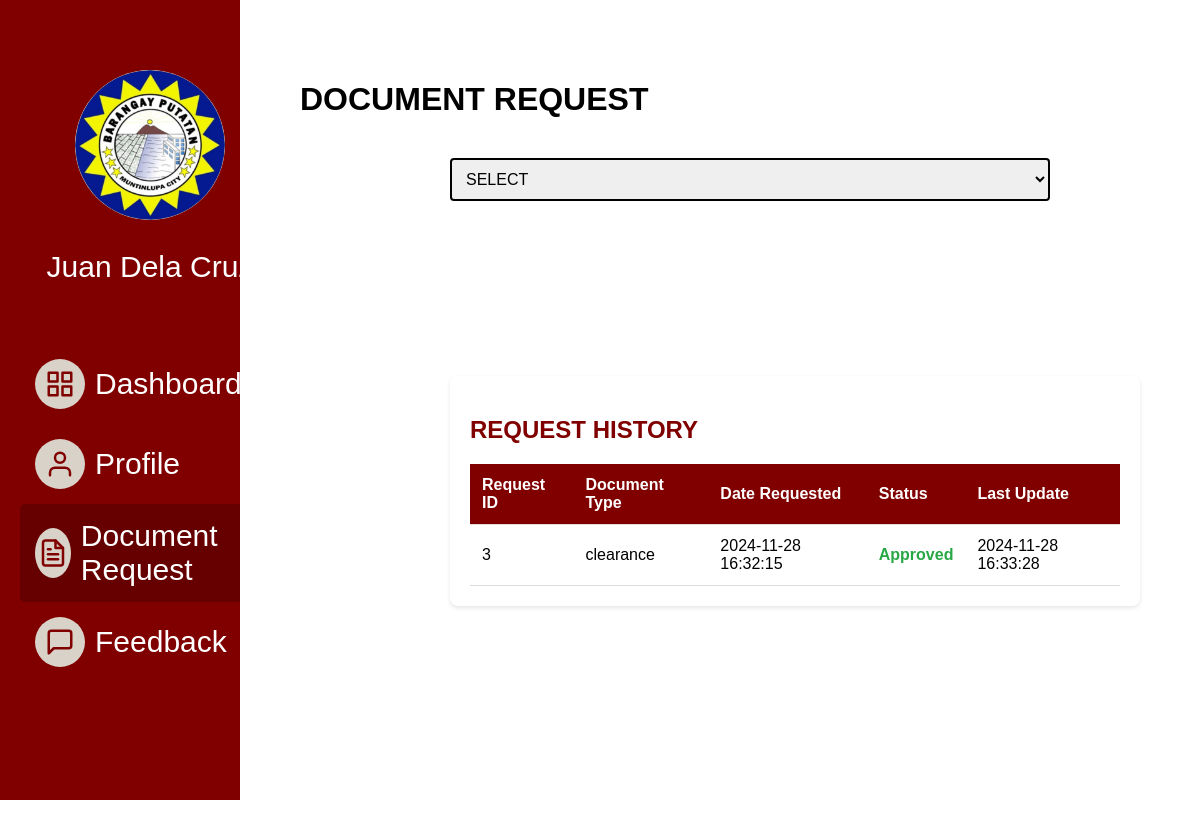
The app's page /pages/user/user-doc-request.php (signed in) with its own data.
### tables this page shows
CREATE TABLE `users` (
  `UserID` int(11) NOT NULL,
  `FirstName` varchar(100) NOT NULL,
  `LastName` varchar(100) NOT NULL,
  `Email` varchar(100) NOT NULL,
  `UserName` varchar(50) NOT NULL,
  `Password` varchar(255) NOT NULL,
  `Role` enum('user','admin') NOT NULL DEFAULT 'user',
  `ProfilePic` blob DEFAULT NULL,
  `Created_At` timestamp NOT NULL DEFAULT current_timestamp()
);

CREATE TABLE `document_requests` (
  `RequestID` int(11) NOT NULL,
  `Document_Type` enum('residency','clearance','indigency') NOT NULL,
  `First_Name` varchar(255) NOT NULL,
  `Middle_Name` varchar(255) DEFAULT NULL,
  `Last_Name` varchar(255) NOT NULL,
  `Age` int(11) NOT NULL,
  `Nationality` varchar(255) NOT NULL,
  `Address` text NOT NULL,
  `Status` enum('Pending','Approved','Rejected') NOT NULL DEFAULT 'Pending',
  `Date_Requested` timestamp NOT NULL DEFAULT current_timestamp(),
  `Last_Updated` timestamp NOT NULL DEFAULT current_timestamp() ON UPDATE current_timestamp(),
  `ResidentID` int(11) NOT NULL,
  `Updated_By` int(11) DEFAULT NULL
);

### pages/user/user-doc-request.php (the view, shortened to what this page needs)
<?php
include('../../db/db-connect.php');
$username = $_SESSION['username'];
$query = "SELECT * FROM users WHERE UserName = :username";
$stmt = $pdo->prepare($query);
$stmt->bindParam(':username', $username, PDO::PARAM_STR);
$stmt->execute();
$user = $stmt->fetch(PDO::FETCH_ASSOC);
$requestQuery = "
    SELECT
        dr.RequestID,
        dr.Document_Type,
        dr.Status,
        dr.Date_Requested,
        dr.Last_Updated,
        CONCAT(dr.First_Name, ' ', COALESCE(dr.Middle_Name, ''), ' ', dr.Last_Name) as FullName,
        r.Status as ResidentStatus
    FROM document_requests dr
    JOIN residents r ON dr.ResidentID = r.ResidentID
    JOIN users u ON r.UserID = u.UserID
    WHERE u.UserName = :username
    ORDER BY dr.Date_Requested DESC
";
$stmt = $pdo->prepare($requestQuery);
$stmt->bindParam(':username', $_SESSION['username'], PDO::PARAM_STR);
$stmt->execute();
$requests = $stmt->fetchAll(PDO::FETCH_ASSOC);
?>
<!DOCTYPE html>
<html lang="en">
<head>
</head>
<body>
    <div class="container">
        <div class="sidebar">
            <div class="user-section">
                <img class="logo" src="../../img/logo.png" alt="">
                <p class="user-name"><?php echo htmlspecialchars($user['FirstName'] . ' ' . $user['LastName']); ?></p>
            </div>
            <ul class="menu">
                <a href="user-dashboard.php">
                    <li>
                        <span class="icon">
                        </span>
                        Dashboard
                    </li>
                </a>
                <a href="user-profile.php">
                    <li>
                        <span class="icon">
                            <svg xmlns="http://www.w3.org/2000/svg" viewBox="0 0 24 24" fill="none"
                                stroke="currentColor" stroke-width="2" stroke-linecap="round" stroke-linejoin="round">
                                <path d="M20 21v-2a4 4 0 0 0-4-4H8a4 4 0 0 0-4 4v2"></path>
                                <circle cx="12" cy="7" r="4"></circle>
                            </svg>
                        </span>
                        Profile
                    </li>
                </a>
                <a href="#">
                    <li class="menu-item active">
                        <span class="icon">
                        </span>
                        Document Request
                    </li>
                </a>
                <a href="user-feedback.php">
                    <li>
                        <span class="icon">
                            <svg xmlns="http://www.w3.org/2000/svg" viewBox="0 0 24 24" fill="none"
                                stroke="currentColor" stroke-width="2" stroke-linecap="round" stroke-linejoin="round">
                                <path d="M21 15a2 2 0 0 1-2 2H7l-4 4V5a2 2 0 0 1 2-2h14a2 2 0 0 1 2 2z"></path>
                            </svg>
                        </span>
                        Feedback
                    </li>
                </a>
                <br><br><br><br><br><br><br><br>
            </ul>
        </div>
        <div class="document-content">
            <h1>DOCUMENT REQUEST</h1>
            <form method="POST" class="document-form">
                <div class="form-group">
                    <select name="document-type" id="documentType" onchange="showForm()">
                        <option value="">SELECT</option>
                    </select>
                </div>
            </form>
            <div class="history-section">
                <h2>REQUEST HISTORY</h2>
                <table class="history-table">
                    <thead>
                        <tr>
                            <th>Request ID</th>
                            <th>Document Type</th>
                            <th>Date Requested</th>
                            <th>Status</th>
                            <th>Last Update</th>
                        </tr>
                    </thead>
                    <tbody>
                        <?php if ($requests): ?>
                            <?php foreach ($requests as $request): ?>
                                <tr>
                                    <td><?= htmlspecialchars($request['RequestID']) ?></td>
                                    <td><?= htmlspecialchars($request['Document_Type']) ?></td>
                                    <td><?= htmlspecialchars($request['Date_Requested']) ?></td>
                                    <td class="status-<?= strtolower($request['Status']) ?>">
                                        <?= htmlspecialchars($request['Status']) ?>
                                    </td>
                                    <td><?= htmlspecialchars($request['Last_Updated']) ?></td>
                                </tr>
                            <?php endforeach; ?>
                        <?php else: ?>
                            <tr>
                                <td colspan="5">No requests found.</td>
                            </tr>
                        <?php endif; ?>
                    </tbody>
                </table>
            </div>
        </div>
    </div>
</body>
</html>

### pages/user/user-doc-request.php (style rules this page uses)
body { margin: 0; font-family: Arial, sans-serif; background-color: white; min-height: 100vh; }
.container { display: flex; min-height: 100vh; position: relative; }
.sidebar { width: 20%; min-width: 300px; background-color: #800000; color: white; display: flex; flex-direction: column; padding: 20px; height: 100vh; position: fixed; overflow-y: auto; box-sizing: border-box; }
.user-section { margin-top: 50px; text-align: center; margin-bottom: 30px; }
.logo { width: 150px; height: 150px; background-color: #d9d2c9; border-radius: 50%; margin: 0 auto; display: flex; align-items: center; justify-content: center; font-weight: bold; color: black; }
.user-name { margin-top: 30px; font-size: 30px; }
.menu { list-style: none; padding: 0; margin: 0; }
.menu li { display: flex; align-items: center; padding: 15px; font-size: 30px; cursor: pointer; border-radius: 5px; }
.menu a { text-decoration: none; color: white; }
.menu-item.active { background-color: #660000; }
.icon { width: 50px; height: 50px; background-color: #d9d2c9; border-radius: 50%; margin-right: 10px; display: flex; align-items: center; justify-content: center; color: #800000; }
.icon svg { width: 30px; height: 30px; }
.document-content { flex-grow: 1; padding: 60px; margin-left: 20%; min-height: 100vh; background-color: white; position: relative; }
.document-form { max-width: 600px; margin-left: 150px; margin-top: 40px; position: relative; padding-bottom: 100px; }
.form-group { margin-bottom: 25px; }
.form-group input, .form-group select { width: 100%; padding: 10px; font-size: 16px; border: 2px solid black; border-radius: 4px; box-sizing: border-box; }
.history-section { margin-top: 50px; margin-left: 150px; padding: 20px; background-color: #fff; border-radius: 8px; box-shadow: 0 2px 4px rgba(0, 0, 0, 0.1); max-width: 1000px; }
.history-section h2 { color: #800000; margin-bottom: 20px; }
.history-table { width: 100%; border-collapse: collapse; margin-top: 20px; background-color: white; }
.history-table th, .history-table td { padding: 12px; text-align: left; border-bottom: 1px solid #ddd; }
.history-table th { background-color: #800000; color: white; }
.status-approved { color: #28a745; font-weight: bold; }

### records on screen
users: FirstName+LastName "Juan Dela Cruz"
document_requests: RequestID "3", Document_Type "clearance", Date_Requested "2024-11-28 16:32:15", Status "Approved", Last_Updated "2024-11-28 16:33:28"
